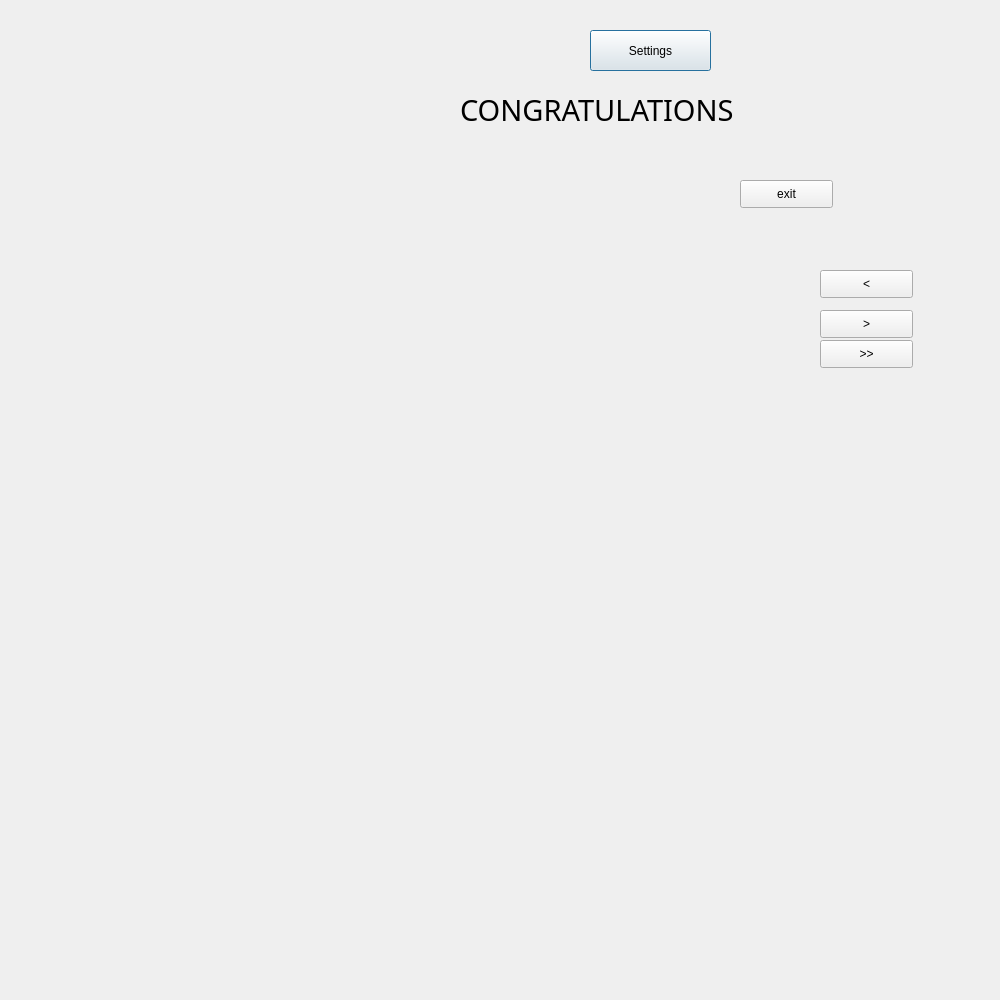
<?xml version="1.0" encoding="UTF-8"?>
<ui version="4.0">
 <class>puzzle</class>
 <widget class="QDialog" name="puzzle">
  <property name="geometry">
   <rect>
    <x>0</x>
    <y>0</y>
    <width>1000</width>
    <height>1000</height>
   </rect>
  </property>
  <property name="minimumSize">
   <size>
    <width>1000</width>
    <height>1000</height>
   </size>
  </property>
  <property name="maximumSize">
   <size>
    <width>10000</width>
    <height>10000</height>
   </size>
  </property>
  <property name="windowTitle">
   <string>Dialog</string>
  </property>
  <widget class="QWidget" name="gridLayoutWidget">
   <property name="geometry">
    <rect>
     <x>210</x>
     <y>220</y>
     <width>396</width>
     <height>181</height>
    </rect>
   </property>
   <layout class="QGridLayout" name="gridLayout_puzzle">
    <property name="sizeConstraint">
     <enum>QLayout::SetFixedSize</enum>
    </property>
   </layout>
  </widget>
  <widget class="QWidget" name="gridLayoutWidget_2">
   <property name="geometry">
    <rect>
     <x>50</x>
     <y>10</y>
     <width>151</width>
     <height>121</height>
    </rect>
   </property>
   <layout class="QGridLayout" name="gridLayout_picture">
    <property name="sizeConstraint">
     <enum>QLayout::SetFixedSize</enum>
    </property>
   </layout>
  </widget>
  <widget class="QPushButton" name="pushButton_settings">
   <property name="geometry">
    <rect>
     <x>590</x>
     <y>30</y>
     <width>121</width>
     <height>41</height>
    </rect>
   </property>
   <property name="text">
    <string>Settings</string>
   </property>
  </widget>
  <widget class="QPushButton" name="pushButton_toEnd">
   <property name="geometry">
    <rect>
     <x>820</x>
     <y>340</y>
     <width>93</width>
     <height>28</height>
    </rect>
   </property>
   <property name="text">
    <string>&gt;&gt;</string>
   </property>
  </widget>
  <widget class="QPushButton" name="pushButton_exit">
   <property name="geometry">
    <rect>
     <x>740</x>
     <y>180</y>
     <width>93</width>
     <height>28</height>
    </rect>
   </property>
   <property name="text">
    <string>exit</string>
   </property>
  </widget>
  <widget class="QLabel" name="label_congratulations">
   <property name="geometry">
    <rect>
     <x>460</x>
     <y>20</y>
     <width>394</width>
     <height>179</height>
    </rect>
   </property>
   <property name="font">
    <font>
     <family>Jokerman</family>
     <pointsize>22</pointsize>
    </font>
   </property>
   <property name="text">
    <string>CONGRATULATIONS</string>
   </property>
  </widget>
  <widget class="QPushButton" name="pushButton_back">
   <property name="geometry">
    <rect>
     <x>820</x>
     <y>270</y>
     <width>93</width>
     <height>28</height>
    </rect>
   </property>
   <property name="text">
    <string>&lt;</string>
   </property>
  </widget>
  <widget class="QPushButton" name="pushButton_forward">
   <property name="geometry">
    <rect>
     <x>820</x>
     <y>310</y>
     <width>93</width>
     <height>28</height>
    </rect>
   </property>
   <property name="text">
    <string>&gt;</string>
   </property>
  </widget>
 </widget>
 <resources/>
 <connections/>
</ui>
